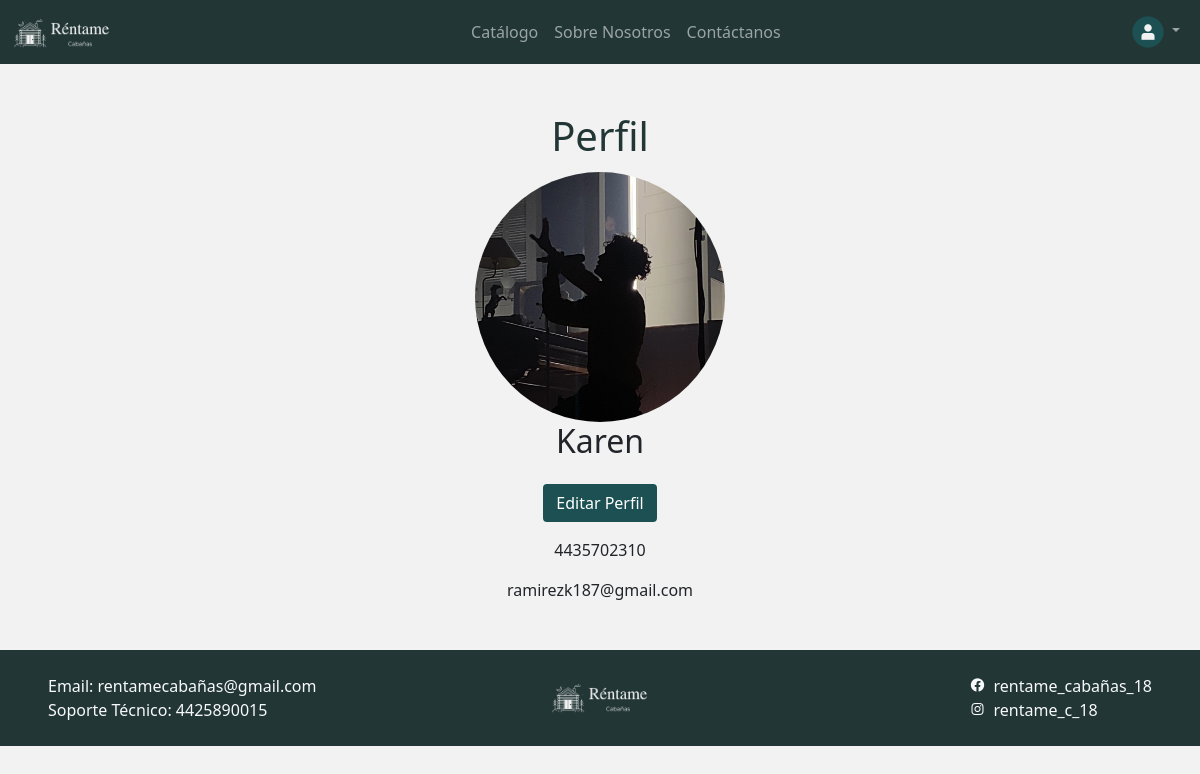
Page /perfil/ (signed in) on the committed database.
### admin_users/models.py (models this page shows, shortened)
class Usuario(AbstractUser):
    telefono = models.CharField(null=True,max_length=10)
    imagen = models.ImageField(null=True, upload_to="imgUsers", verbose_name="Imagen")

### admin_users/views.py (the view)
# urls.py: path('perfil/', views_users.perfil, name='Perfil'),
@login_required
def perfil(request):
    return render(request, 'admin_users/perfil.html')

### admin_users/templates/admin_users/perfil.html (shortened to what this page needs)
{% extends "cabanas/layout.html" %}
{% load static %}
{% block contenido %}
<form action="{% url "Editar_Perfil" %}" method="get" id="form1">
    <div class="text-center">
        <div class="h-title h1 fw-normal pb-1">Perfil</div>
        <img class="avatar" width="300" height="300" alt="icono_perfil" src="{{user.imagen.url}}" />
        <p class="h2 fw-light pb-3"> {{user.username}} </p>
        <button type="submit" form="form1" value="Submit" class="btn-sample btn mb-3">Editar Perfil</button>
        <p>4435702310</p>
        <p> {{user.email}} </p>
    </div>
</form>
{% endblock %}

### cabanas/templates/cabanas/layout.html (shortened to what this page needs)
<!DOCTYPE html>
<html lang="en">
<head>
    {% load static %}
    <link href="{% static "cabanas/css/estilo.css" %}" rel="stylesheet" type="text/css">
    <link href="{% static 'cabanas/css/estrellas.css' %}" rel="stylesheet" type="text/css">
    <link href="https://cdn.jsdelivr.net/npm/bootstrap@5.1.3/dist/css/bootstrap.min.css" rel="stylesheet">
    <link href="https://cdn.jsdelivr.net/npm/boxicons@latest/css/boxicons.min.css" rel="stylesheet" type="text/css">
    <link rel="stylesheet" href="https://cdnjs.cloudflare.com/ajax/libs/font-awesome/4.7.0/css/font-awesome.min.css" type="text/css">
</head>
<body>
    <nav class="navbar navbar-expand-sm navbar-dark justify-content-center" style="background-color: #213635;">
        <div class="container-fluid">
            <a class="navbar-brand" href="{% url "Catalogo" %}">
                <img src="{% static 'cabanas/images/logo.png' %}" width="100" height="30">
            </a>
            <div class="collapse navbar-collapse" id="navbarSupportedContent">
                <ul class="navbar-nav mx-auto mb-2 mb-lg-0">
                    <li class="nav-item">
                        <a class="nav-link {% block estadoCatalogo %}{% endblock %}" aria-current="page" href="{% url "Catalogo" %}">Catálogo</a>
                    </li>
                    <li class="nav-item">
                        <a class="nav-link {% block estadoSN %}{% endblock %}" href="{% url "Sobre_Nosotros" %}">Sobre Nosotros</a>
                    </li>
                    <li class="nav-item">
                        <a class="nav-link {% block estadoContacto %}{% endblock %}" href="{% url "Contacto" %}">Contáctanos</a>
                    </li>
                </ul>
                <ul class="navbar-nav">
                    {% if request.user.is_authenticated %}
                        <li class="nav-item dropdown">
                            <a class="nav-link dropdown-toggle" href="#" id="navbarDropdown" role="button" data-bs-toggle="dropdown" aria-expanded="false">
                                <img src="{% static "cabanas/images/perfil.png" %}">
                            </a>
                        </li>
                    {% else %}
                        <li class="nav-item">
                            <a class="nav-link" href="{% url "login" %}">Iniciar Sesión</a>
                        </li>
                    {% endif %}
                </ul>
            </div>
        </div>
    </nav>
    <div class="mt-5 container"id="contenido">
        {% block contenido %}{% endblock contenido %}
    </div>
    <footer class="ms-0 d-flex flex-wrap justify-content-center align-items-center py-4 p-5 mt-5" style="background-color: #213635;">
        <p class="col-md-4 mb-0 text-light">
            Email: rentamecabañas@gmail.com
            <br>
            Soporte Técnico: 4425890015
        </p>
        <a href="#" class="col-md-4 d-flex align-items-center justify-content-center mb-3 mb-md-0 me-md-auto link-dark text-decoration-none">
            <img src="{% static 'cabanas/images/logo.png' %}" width="100" height="30">
        </a>
        <div class="col-md-4 mb-0 text-light d-flex justify-content-end">
            <div class="d-flex align-items-start flex-column">
                <a href="https://www.facebook.com/?locale=es_LA" class="text-light text-decoration-none">
                    <i class='bx bxl-facebook-circle me-2'></i>rentame_cabañas_18
                </a>
                <a href="https://www.instagram.com/" class="text-light text-decoration-none">
                    <i class='bx bxl-instagram me-2'></i>rentame_c_18
                </a>
            </div>
        </div>
    </footer>
</html>

### cabanas/static/cabanas/css/estilo.css (style rules this page uses)
body { margin: 0; font-size: 1rem; font-weight: 400; color: #212529; text-align: left; background-color: #f2f2f2 !important; }
.h-title { color: #213635 !important; }
.btn-sample { color: #ffffff !important; background-color: #1C5052 !important; border-color: #1C5052; }
.avatar { vertical-align: middle; width: 250px; height: 250px; border-radius: 50%; object-fit: cover; }

### rows in the picture
Usuario: imagen (picture), username "Karen", email "ramirezk187@gmail.com"
